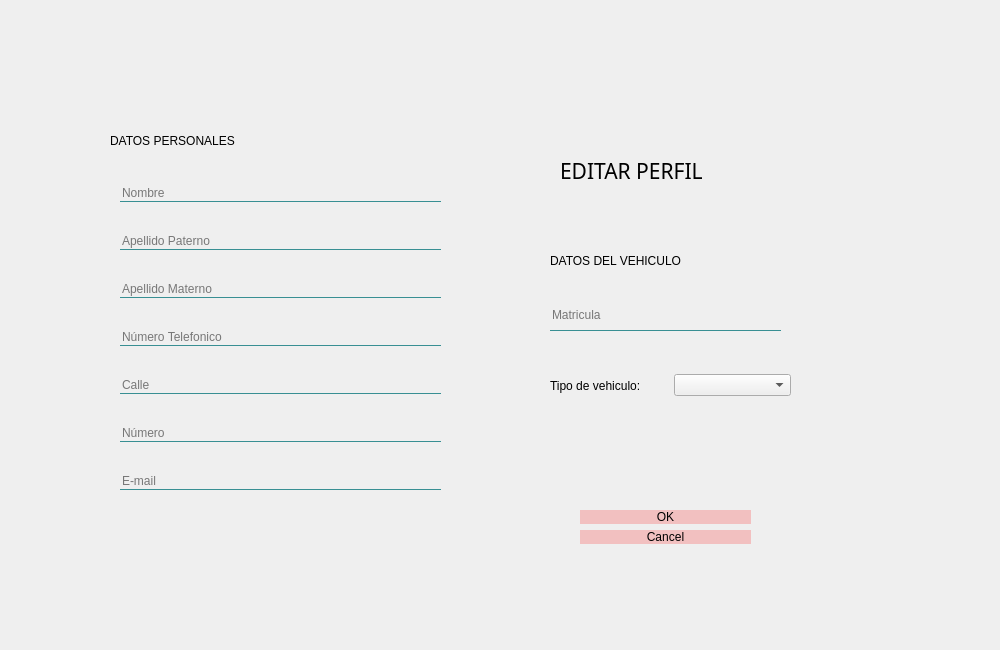
<?xml version="1.0" encoding="UTF-8"?>
<ui version="4.0">
 <class>ModificarInfo</class>
 <widget class="QDialog" name="ModificarInfo">
  <property name="geometry">
   <rect>
    <x>0</x>
    <y>0</y>
    <width>1000</width>
    <height>650</height>
   </rect>
  </property>
  <property name="maximumSize">
   <size>
    <width>1000</width>
    <height>650</height>
   </size>
  </property>
  <property name="windowTitle">
   <string>Dialog</string>
  </property>
  <property name="styleSheet">
   <string notr="true">#ModificarInfo{
	border-image: url(:/Img/FONDO.jfif);}</string>
  </property>
  <widget class="QLabel" name="label">
   <property name="geometry">
    <rect>
     <x>560</x>
     <y>140</y>
     <width>221</width>
     <height>61</height>
    </rect>
   </property>
   <property name="font">
    <font>
     <family>Microsoft YaHei</family>
     <pointsize>16</pointsize>
    </font>
   </property>
   <property name="text">
    <string>EDITAR PERFIL</string>
   </property>
  </widget>
  <widget class="QDialogButtonBox" name="Editar_buttonBox">
   <property name="geometry">
    <rect>
     <x>580</x>
     <y>510</y>
     <width>171</width>
     <height>50</height>
    </rect>
   </property>
   <property name="minimumSize">
    <size>
     <width>60</width>
     <height>50</height>
    </size>
   </property>
   <property name="maximumSize">
    <size>
     <width>16777215</width>
     <height>60</height>
    </size>
   </property>
   <property name="styleSheet">
    <string notr="true">QPushButton{
border-width: 0px;
border-radius: 8px;
background: rgb(254, 0, 0, 50);}

QPushButton:hover{
	background-color: rgb(154,158,218);
    border-radius: 9px;
	color: black;
    selection-color: white;  
    padding: 2px 4px;}
</string>
   </property>
   <property name="orientation">
    <enum>Qt::Vertical</enum>
   </property>
   <property name="standardButtons">
    <set>QDialogButtonBox::Cancel|QDialogButtonBox::Ok</set>
   </property>
  </widget>
  <widget class="QWidget" name="widget" native="true">
   <property name="geometry">
    <rect>
     <x>90</x>
     <y>120</y>
     <width>381</width>
     <height>460</height>
    </rect>
   </property>
   <property name="styleSheet">
    <string notr="true">#widget{
background-image: url(:/Img/F1.jfif);
border-radius: 8px;
}

QLineEdit{
background-color:transparent;
border:none;
border-bottom: 1px solid;
border-color: rgb(56, 143, 147);}</string>
   </property>
   <widget class="QWidget" name="verticalLayoutWidget">
    <property name="geometry">
     <rect>
      <x>30</x>
      <y>40</y>
      <width>321</width>
      <height>361</height>
     </rect>
    </property>
    <layout class="QVBoxLayout" name="verticalLayout">
     <item>
      <widget class="QLineEdit" name="NOmbre_lineEdit">
       <property name="placeholderText">
        <string>Nombre</string>
       </property>
      </widget>
     </item>
     <item>
      <widget class="QLineEdit" name="ApellidoP_lineEdit_2">
       <property name="placeholderText">
        <string>Apellido Paterno</string>
       </property>
      </widget>
     </item>
     <item>
      <widget class="QLineEdit" name="ApellidoM_lineEdit">
       <property name="placeholderText">
        <string>Apellido Materno</string>
       </property>
      </widget>
     </item>
     <item>
      <widget class="QLineEdit" name="NumeroT_lineEdit">
       <property name="placeholderText">
        <string>Número Telefonico</string>
       </property>
      </widget>
     </item>
     <item>
      <widget class="QLineEdit" name="Calle_lineEdit_2">
       <property name="placeholderText">
        <string>Calle</string>
       </property>
      </widget>
     </item>
     <item>
      <widget class="QLineEdit" name="NumeroC_lineEdit">
       <property name="placeholderText">
        <string>Número</string>
       </property>
      </widget>
     </item>
     <item>
      <widget class="QLineEdit" name="mail_lineEdit">
       <property name="placeholderText">
        <string>E-mail</string>
       </property>
      </widget>
     </item>
    </layout>
   </widget>
   <widget class="QLabel" name="label_3">
    <property name="geometry">
     <rect>
      <x>20</x>
      <y>10</y>
      <width>131</width>
      <height>21</height>
     </rect>
    </property>
    <property name="text">
     <string>DATOS PERSONALES</string>
    </property>
   </widget>
  </widget>
  <widget class="QWidget" name="widget_2" native="true">
   <property name="geometry">
    <rect>
     <x>530</x>
     <y>230</y>
     <width>271</width>
     <height>250</height>
    </rect>
   </property>
   <property name="styleSheet">
    <string notr="true">#widget_2{
background-image: url(:/Img/F1.jfif);
border-radius: 8px;
}

QLineEdit{
background-color:transparent;
border:none;
border-bottom: 1px solid;
border-color: rgb(56, 143, 147);}</string>
   </property>
   <widget class="QLineEdit" name="Matricula_lineEdit">
    <property name="geometry">
     <rect>
      <x>20</x>
      <y>70</y>
      <width>231</width>
      <height>31</height>
     </rect>
    </property>
    <property name="placeholderText">
     <string>Matricula</string>
    </property>
   </widget>
   <widget class="QWidget" name="layoutWidget">
    <property name="geometry">
     <rect>
      <x>20</x>
      <y>130</y>
      <width>241</width>
      <height>51</height>
     </rect>
    </property>
    <layout class="QHBoxLayout" name="horizontalLayout_16">
     <item>
      <widget class="QLabel" name="label_18">
       <property name="text">
        <string>Tipo de vehiculo:</string>
       </property>
      </widget>
     </item>
     <item>
      <widget class="QComboBox" name="Tipo_Coche_comboBox"/>
     </item>
    </layout>
   </widget>
   <widget class="QLabel" name="label_4">
    <property name="geometry">
     <rect>
      <x>20</x>
      <y>20</y>
      <width>131</width>
      <height>21</height>
     </rect>
    </property>
    <property name="text">
     <string>DATOS DEL VEHICULO</string>
    </property>
   </widget>
  </widget>
  <widget class="QLabel" name="label_2">
   <property name="geometry">
    <rect>
     <x>520</x>
     <y>20</y>
     <width>271</width>
     <height>111</height>
    </rect>
   </property>
   <property name="styleSheet">
    <string notr="true">image: url(:/Img/logo.png);</string>
   </property>
   <property name="text">
    <string/>
   </property>
  </widget>
 </widget>
 <resources/>
 <connections/>
</ui>
